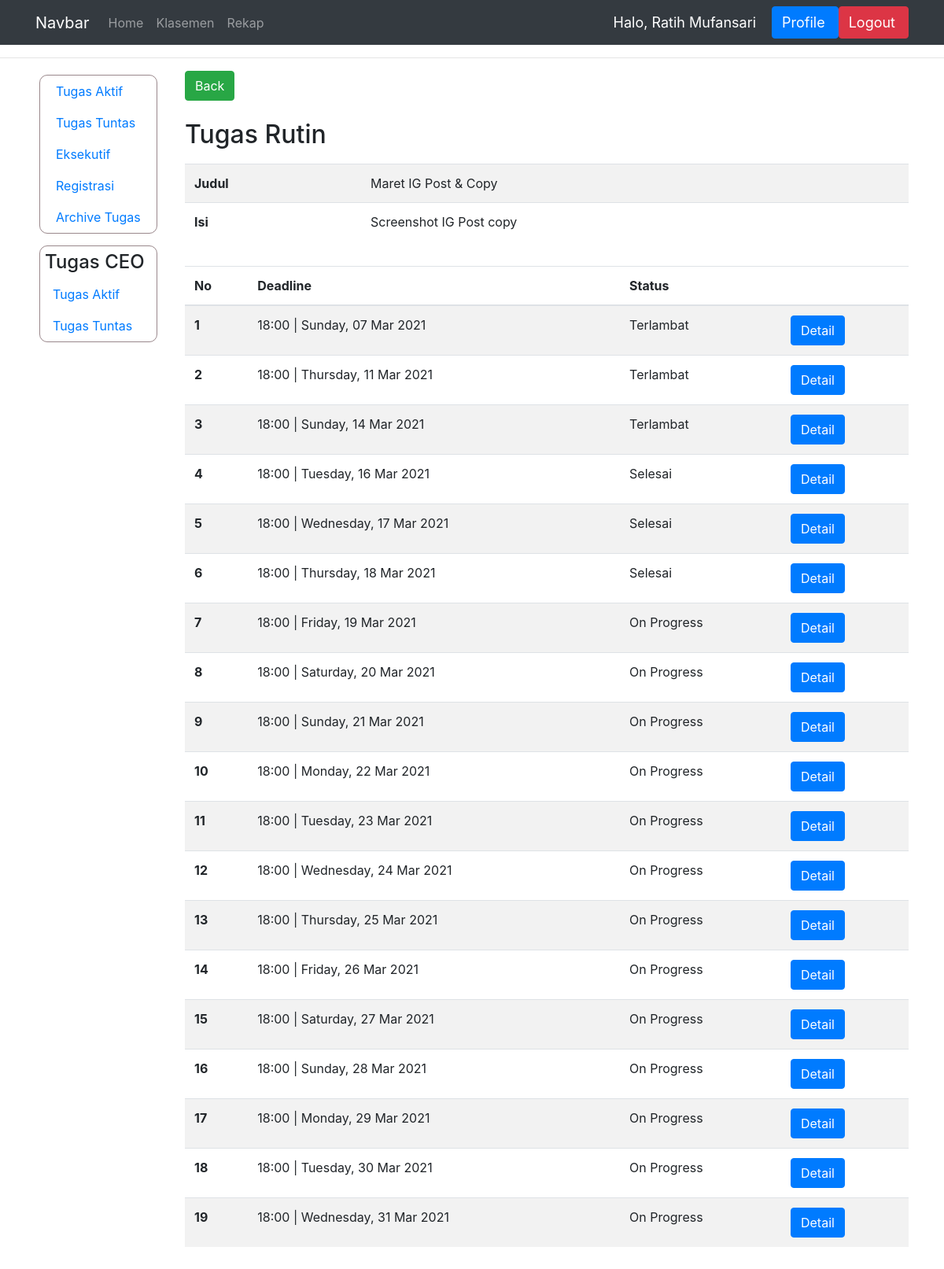
The app's page /progress_tugas_rutin/19 (signed in), older data.
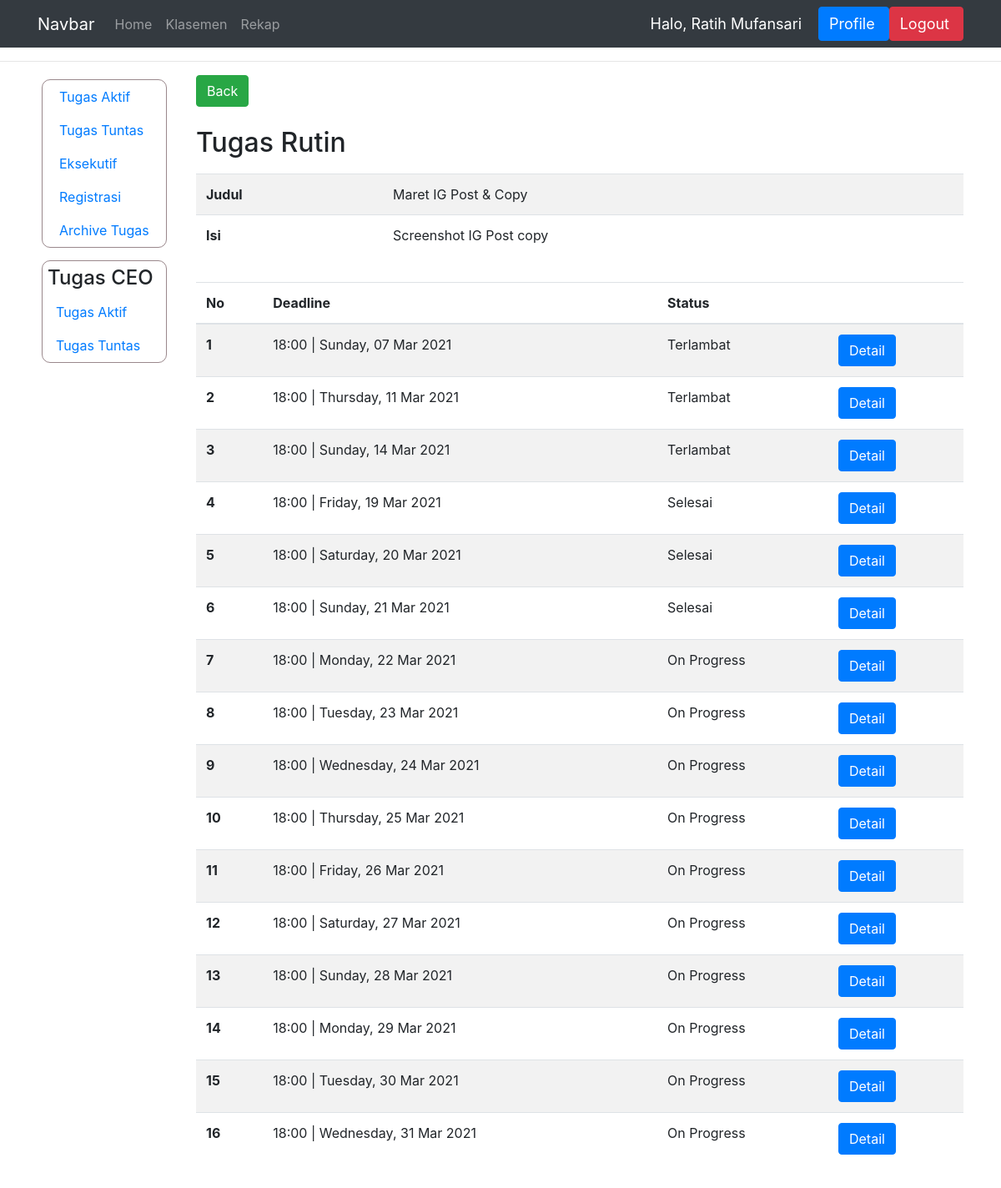
The same page, newer data.
### dashboard/models.py (models this page shows)
class IsiTugasRutin(models.Model):
    STATUS = (
        ('Tuntas', 'Tuntas'),
        ('Hold', 'Hold'),
        ('On Progress', 'On Progress'),
        ('Selesai', 'Selesai'),
        ('Deadline', 'Deadline'),
    )
    tugas_rutin = models.ForeignKey(TugasRutin, on_delete=models.CASCADE)
    deadline = models.DateTimeField('Deadline')
    status = models.CharField(max_length=15, choices=STATUS)
    bukti = models.CharField(max_length=100, null=True)
    penilaian = models.IntegerField(null=True)
    komentar = models.CharField(max_length=1000)
    link_bukti = models.CharField(max_length=1000, null=True, default='#')
    selesai_pada = models.DateTimeField('Selesai pada', null=True)
    ketuntasan = models.BooleanField(null=True, default=False)
    judul = models.CharField(max_length=150, null=True)
    isi = models.CharField(max_length=1000, null=True)

### dashboard/views.py (the view)
# urls.py: path('progress_tugas_rutin/<int:id_tugas>', views.progress_tugas_rutin, name='progress_tugas_rutin'),
@login_required(login_url='login')
def progress_tugas_rutin(request, id_tugas):
    nama = request.user.first_name
    context = {'nama' : nama}
    ceo = request.user.groups.filter(name='CEO').exists()
    if ceo:
        context['sidebar_ceo'] = True
    if not request.user.groups.filter(name='Eksekutif').exists() or request.user.last_name == 'Human Resource':
        context['data_kar'] = True
    t = TugasRutin.objects.get(pk=id_tugas)
    tr = IsiTugasRutin.objects.filter(tugas_rutin=t, ketuntasan=False)
    context['tr'] = tr
    context['judul'] = t.judul
    context['isi'] = t.isi
    return render(request, 'manager/progress_tugas_rutin.html', context)

### templates/manager/progress_tugas_rutin.html (shortened to what this page needs)
{% extends 'main.html' %}
{% block content %}
<hr>
<div class="container">
    <div class="row">
      {% if sidebar_ceo %}
        {% include 'ceo/sidebar.html' %}
      {% else %}
        {% include 'manager/sidebar.html' %}
      {% endif %}
        <div class="col">
          <a href="{% url 'lihat_tugas_per_nama' tr.0.tugas_rutin.pemilik_tugas.id %}" class="btn btn-success" tabindex="-1" role="button" aria-disabled="true">Back</a>
          <br><br>
            <h2 class="padding-proyek">Tugas Rutin</h2>
            <table class="table table-striped">
              <tbody>
                <tr>
                  <th scope="row">Judul</th>
                  <td>{{judul}}</td>
                </tr>
                <tr>
                  <th scope="row">Isi</th>
                  <td>{{isi|linebreaks}}</td>
                </tr>
              </tbody>
            </table>
              <table class="table table-striped">
                <thead>
                  <tr>
                    <th scope="col">No</th>
                    <th scope="col">Deadline</th>
                    <th scope="col">Status</th>
                    <th></th>
                  </tr>
                </thead>
                <tbody>
                    {% for isi in tr %}
                  <tr>
                    <th scope="row">{{forloop.counter}}</th>
                    <td>{{isi.deadline|time:"H:i"}} |  {{isi.deadline|date:"l, d M Y"}}</td>
                    <td>{{isi.status}}</td>
                    <td><a class="btn btn-primary" href="{% url 'mdetail_rutin' isi.id %}" role="button">Detail</a></td>
                  </tr>
                    {% endfor %}
                </tbody>
              </table>
              <br><br><br><br><br><br><br><br>
        </div>
    </div>
</div>
{% endblock %}

Row changes from the older to the newer data that the page shows:
no longer on this page (row edited): IsiTugasRutin: deadline "18:00", deadline "Tuesday, 16 Mar 2021", status "Selesai"
no longer on this page (row edited): IsiTugasRutin: deadline "18:00", deadline "Wednesday, 17 Mar 2021", status "Selesai"
no longer on this page (row edited): IsiTugasRutin: deadline "18:00", deadline "Thursday, 18 Mar 2021", status "Selesai"
changed IsiTugasRutin "Friday, 19 Mar 2021": status "On Progress" → "Selesai"
changed IsiTugasRutin "Saturday, 20 Mar 2021": status "On Progress" → "Selesai"
changed IsiTugasRutin "Sunday, 21 Mar 2021": status "On Progress" → "Selesai"
